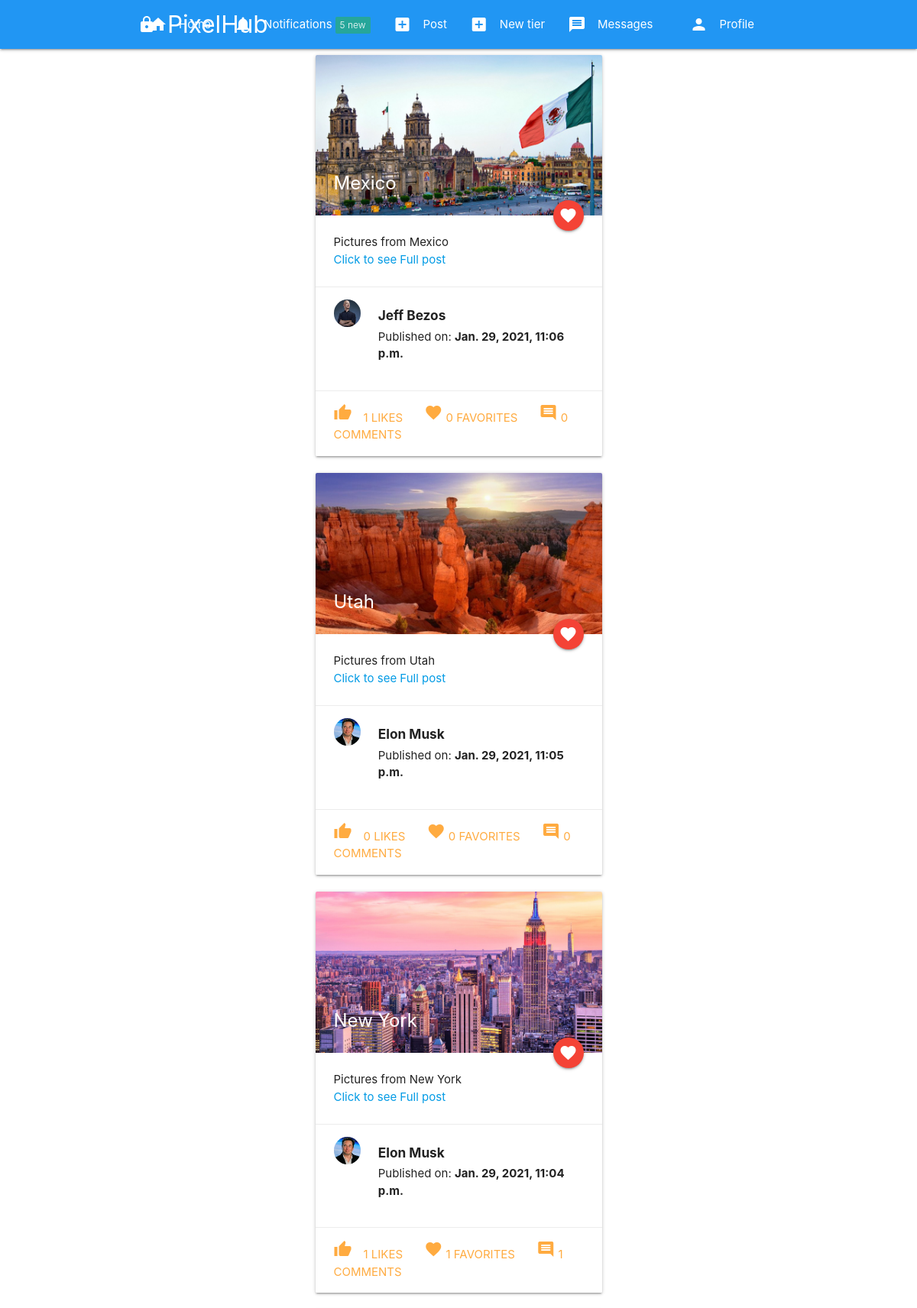
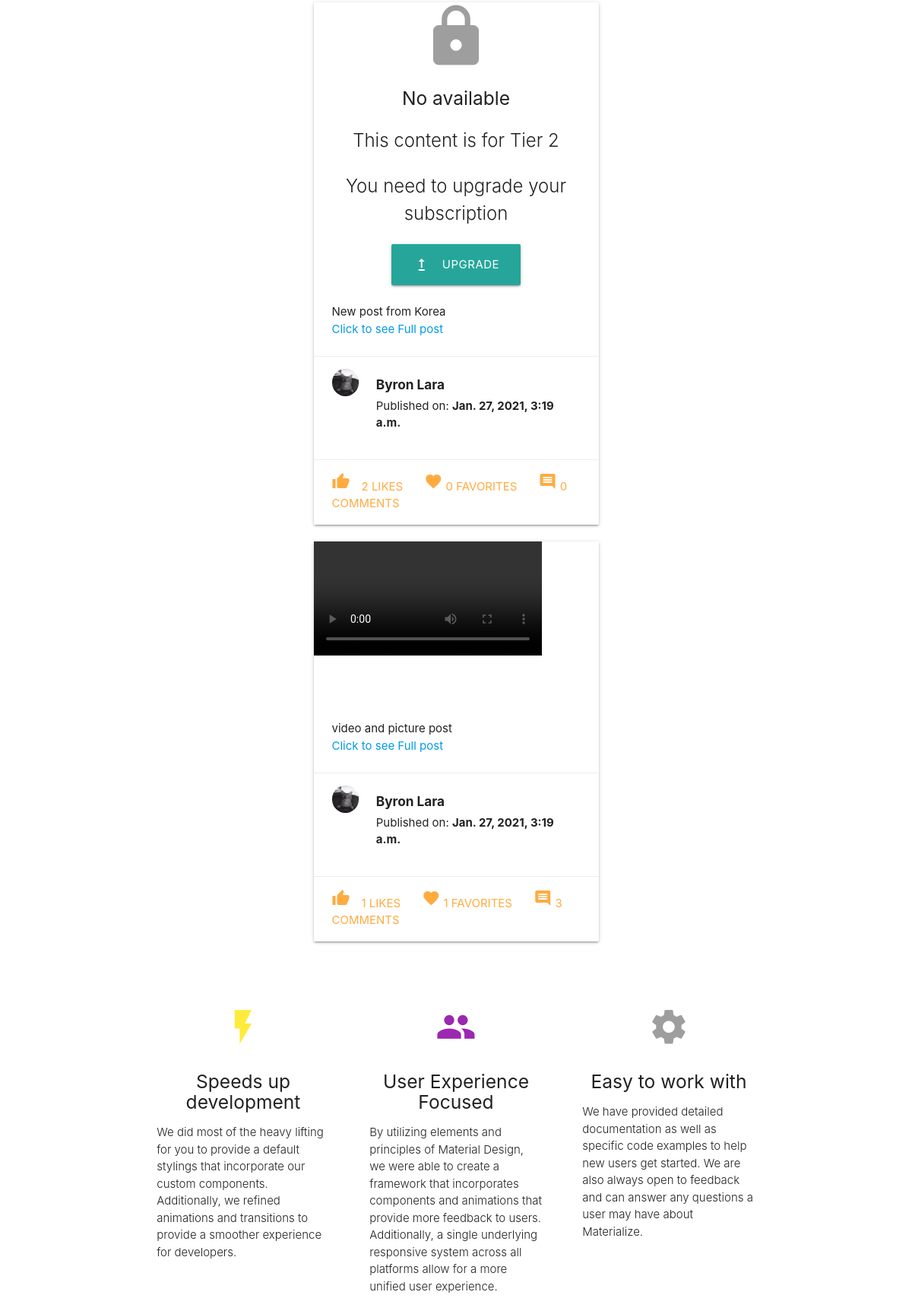
The page / (signed in, upper part) on the database its author committed (2 pictures, top to bottom).
### post/models.py (models this page shows, shortened)
class Stream(models.Model):
    subscribed = models.ForeignKey(User, on_delete=models.CASCADE, related_name='stream_subscribed')
    user = models.ForeignKey(User, on_delete=models.CASCADE)
    post = models.ForeignKey(Post, on_delete=models.CASCADE)
    visible = models.BooleanField(default=False)
    date = models.DateTimeField(auto_now_add=True)

class Post(models.Model):
    id = models.UUIDField(primary_key=True, default=uuid.uuid4, editable=False)
    content = models.ManyToManyField(PostFileContent, related_name='contents')
    title = models.CharField(max_length=150)
    caption = models.TextField(max_length=1500, verbose_name='Caption')
    posted = models.DateTimeField(auto_now_add=True)
    tier = models.ForeignKey(Tier, on_delete=models.CASCADE, related_name='tiers')
    user = models.ForeignKey(User, on_delete=models.CASCADE)
    likes_count = models.IntegerField(default=0)
    comments_count = models.IntegerField(default=0)
    favorites_count = models.IntegerField(default=0)
    def get_absolute_url(self):
        return reverse('postdetails', args=[str(self.id)])

class PostFileContent(models.Model):
    user = models.ForeignKey(User, on_delete=models.CASCADE, related_name='content_owner')
    file = models.FileField(upload_to=user_directory_path)
    tier = models.ForeignKey(Tier, on_delete=models.CASCADE, related_name='tier_file')
    posted = models.DateTimeField(auto_now_add=True)

### authy/models.py (models this page shows, shortened)
class Profile(models.Model):
	user = models.OneToOneField(User, on_delete=models.CASCADE, related_name='profile')
	location = models.CharField(max_length=50, null=True, blank=True)
	url = models.CharField(max_length=80, null=True, blank=True)
	profile_info = models.TextField(max_length=150, null=True, blank=True)
	created = models.DateField(auto_now_add=True)
	picture = models.ImageField(upload_to=user_directory_path_profile, blank=True, null=True, verbose_name='Picture')
	banner = models.ImageField(upload_to=user_directory_path_banner, blank=True, null=True, verbose_name='Banner')

### tier/models.py (models this page shows, shortened)
class Tier(models.Model):
    number = models.PositiveSmallIntegerField(default=0)
    description = models.TextField(max_length=800, verbose_name='Description')
    price = models.IntegerField(verbose_name='Price')
    can_message = models.BooleanField(default=False)
    user = models.ForeignKey(User, on_delete=models.CASCADE, related_name='tier_user')
    def __str__(self):
        return 'Tier ' + str(self.number)

### post/views.py (the view)
# urls.py: path('', index, name='index'),
@login_required
def index(request):
    user = request.user
    stream_items = Stream.objects.filter(user=user).order_by('-date')
    paginator = Paginator(stream_items, 9)
    page_number = request.GET.get('page')
    stream_data = paginator.get_page(page_number)
    context = {
        'stream_data': stream_data,
    }
    return render(request, 'index.html', context)

### authy/views.py (called while the page is built)
def SideNavInfo(request):
	user = request.user
	nav_profile = None
	fans = None
	follows = None
	if user.is_authenticated:
		nav_profile = Profile.objects.get(user=user)
		fans = Subscription.objects.filter(subscribed=user).count()
		follows = Subscription.objects.filter(subscriber=user).count()
	return {'nav_profile': nav_profile, 'fans': fans, 'follows': follows}

### direct/views.py (called while the page is built)
def CheckDirects(request):
    directs_count = 0
    if request.user.is_authenticated:
        directs_count = Message.objects.filter(user=request.user, is_read=False).count()
    return {'directs_count': directs_count}

### notifications/views.py (called while the page is built)
def CountNotifications(request):
    count_notifications = None
    if request.user.is_authenticated:
        count_notifications = Notification.objects.filter(user=request.user, is_seen=False).count()
    return {'count_notifications': count_notifications}

### fans_clone/templates/index.html (shortened to what this page needs)
{% extends 'base.html' %}
{% load static %}
{% block content %}
  <div class="col s6 offset-s3">
  {% for stream in stream_data %}
    <div class="col s12 m12">
      <div class="card">
      {% if stream.visible == True %}
        <div class="card-image">
        {% if stream.post.content.first.file.name|slice:"-3:" == 'jpg' %}
          <a href="{{ stream.post.get_absolute_url }}"><img src="{{ stream.post.content.first.file.url }}"></a>
          <span class="card-title"><b>{{ stream.post.title }}</b></span>
          <a class="btn-floating halfway-fab waves-effect waves-light red"><i class="material-icons">favorite</i></a>
        {% else %}
        <div class="video-container">
          <video class="responsive-video" controls="controls" preload="metadata">
            <source src="{{ stream.post.content.first.file.url }}#t=0.5" type="video/mp4">
          </video>
        </div>
        {% endif %}
        </div>
      {% else %}
          <div class="center-align">
            <i class="material-icons large grey-text">lock</i>
            <br>
            <h5>No available</h5>
            <p class="card-title grey-text text-darken-4">This content is for {{ stream.post.tier }}</p>
            <span class="card-title grey-text text-darken-4">You need to upgrade your subscription</span>
            <br><br>
            <a class="waves-effect waves-light btn-large"><i class="material-icons left">upgrade</i>Upgrade</a>
          </div>
      {% endif %}
        <div class="card-content">
          {{ stream.post.caption }}
          <p><a href="{{ stream.post.get_absolute_url }}">Click to see Full post</a></p>
        </div>
        <div class="card-action">
          <div class="row">
            <div class="col s2">
              {% if stream.post.user.profile.picture %}
                <img src="{{ stream.post.user.profile.picture.url }}" class="circle responsive-img">
              {% else %}
                <img src="{% static 'img/no_avatar.jpg' %}" class="circle responsive-img">
              {% endif %}
            </div>
            <div class="col s10">
              <h6><b>{{ stream.post.user.first_name }} {{ stream.post.user.last_name }}</b></h6>
              <span>Published on: <b>{{ stream.post.posted }}</b></span>
            </div>
          </div>
        </div>
        <div class="card-action">
          <a href="{% url 'postlike' stream.post.id %}"><i class="material-icons left">thumb_up</i>{{ stream.post.likes_count }} Likes</a>
          <a href="#"><i class="material-icons">favorite</i> {{ stream.post.favorites_count }} Favorites</a>
          <a href="#"><i class="material-icons">comment</i> {{ stream.post.comments_count }} Comments</a>
        </div>
      </div>
    </div>
    {% endfor %}
  </div>
  <div class="col s12 m12 center-align">
  </div>
{% endblock %}
{% block icons %}
  <div class="container">
    <div class="section">
      <div class="row">
        <div class="col s12 m4">
          <div class="icon-block">
            <h2 class="center yellow-text"><i class="material-icons">flash_on</i></h2>
            <h5 class="center">Speeds up development</h5>
            <p class="light">We did most of the heavy lifting for you to provide a default stylings that incorporate our custom components. Additionally, we refined animations and transitions to provide a smoother experience for developers.</p>
          </div>
        </div>
        <div class="col s12 m4">
          <div class="icon-block">
            <h2 class="center purple-text"><i class="material-icons">group</i></h2>
            <h5 class="center">User Experience Focused</h5>
            <p class="light">By utilizing elements and principles of Material Design, we were able to create a framework that incorporates components and animations that provide more feedback to users. Additionally, a single underlying responsive system across all platforms allow for a more unified user experience.</p>
          </div>
        </div>
        <div class="col s12 m4">
          <div class="icon-block">
            <h2 class="center grey-text"><i class="material-icons">settings</i></h2>
            <h5 class="center">Easy to work with</h5>
            <p class="light">We have provided detailed documentation as well as specific code examples to help new users get started. We are also always open to feedback and can answer any questions a user may have about Materialize.</p>
          </div>
        </div>
      </div>
    </div>
    <br><br>
  </div>
{% endblock %}

### fans_clone/static/css/style.css (style rules this page uses)
.icon-block { padding: 0 15px; }
.icon-block .material-icons { font-size: inherit; }

### rows shown on the page
Stream: post.content.first.file (picture), post "Mexico", post.caption "Pictures from Mexico", post.user.profile.picture (placeholder picture), post.user.first_name "Jeff", post.user.last_name "Bezos", post.posted "Jan. 29, 2021, 11:06 p.m.", post.likes_count "1", post.favorites_count "0", post.comments_count "0"
Stream: post.content.first.file (picture), post "Utah", post.caption "Pictures from Utah", post.user.profile.picture (placeholder picture), post.user.first_name "Elon", post.user.last_name "Musk", post.posted "Jan. 29, 2021, 11:05 p.m.", post.likes_count "0", post.favorites_count "0", post.comments_count "0"
Stream: post.content.first.file (picture), post "New York", post.caption "Pictures from New York", post.user.profile.picture (placeholder picture), post.user.first_name "Elon", post.user.last_name "Musk", post.posted "Jan. 29, 2021, 11:04 p.m.", post.likes_count "1", post.favorites_count "1", post.comments_count "1"
Stream: post.tier "Tier 2", post.caption "New post from Korea", post.user.profile.picture (placeholder picture), post.user.first_name "Byron", post.user.last_name "Lara", post.posted "Jan. 27, 2021, 3:19 a.m.", post.likes_count "2", post.favorites_count "0", post.comments_count "0"
Stream: post.caption "video and picture post", post.user.profile.picture (placeholder picture), post.user.first_name "Byron", post.user.last_name "Lara", post.posted "Jan. 27, 2021, 3:19 a.m.", post.likes_count "1", post.favorites_count "1", post.comments_count "3"

### other values the page prints
{{ count_notifications }} "5"
